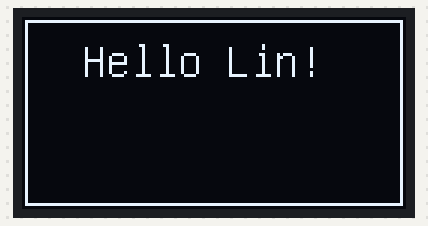
Bench run of a sketch on a simulated Arduino Uno, built with avr-gcc and run on an emulated ATmega328P. Shown: 128×64 one-colour display.

Above: at 0.2 s.

The sketch:

oled_spi_succeed_in_test-2.ino
```cpp
#include<U8glib.h>
U8GLIB_SSD1306_128X64 u8g(10, 9, 12, 11, 13);
//D0-10,D1-9,RST-13,DC-11


void draw(void) {
  // graphic commands to redraw the complete screen should be placed here
  u8g.setFont(u8g_font_unifont);
  //u8g.setFont(u8g_font_osb21);
  u8g.drawStr( 20, 20, "Hello Lin!");

  u8g.drawFrame(1, 1, 126, 62);

}

void setup(void) {

  // flip screen, if required
  // u8g.setRot180();

  // set SPI backup if required
  //u8g.setHardwareBackup(u8g_backup_avr_spi);


    u8g.setColorIndex(1);
}

void loop(void) {
  // picture loop
  u8g.firstPage();
  do {
    draw();
  } while( u8g.nextPage() );

  // rebuild the picture after some delay
  delay(500);
}
```
